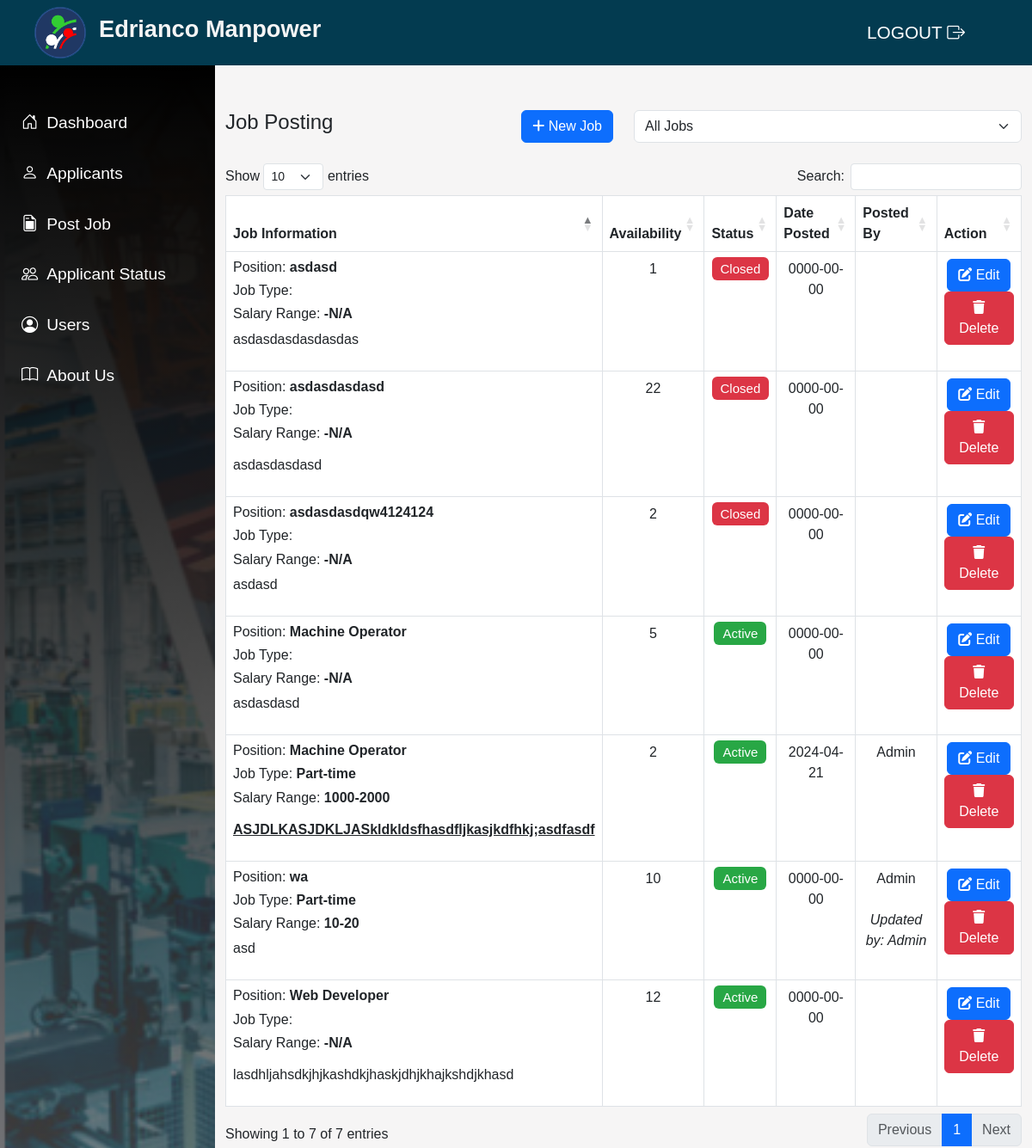
The app's page /admin/job.php (signed in) with its own data.
### tables this page shows
CREATE TABLE `tbl_job` (
  `id` int(11) NOT NULL,
  `position` text NOT NULL,
  `availability` text NOT NULL,
  `salary` text NOT NULL,
  `job_type` text NOT NULL,
  `description` text NOT NULL,
  `status` text NOT NULL,
  `date_created` date DEFAULT current_timestamp(),
  `account_id` text NOT NULL,
  `account_edited` text NOT NULL,
  `date_updated` text NOT NULL
);

CREATE TABLE `tbl_account` (
  `id` int(11) NOT NULL,
  `name` text NOT NULL,
  `email` text NOT NULL,
  `password` text NOT NULL
);

### admin/job.php (the view, shortened to what this page needs)
<?php
include 'config.php';
try {
    $sql = "SELECT *, ta2.name as name1, ta.name as name FROM tbl_job tj
    LEFT JOIN tbl_account ta ON ta.id = tj.account_id
    LEFT JOIN tbl_account ta2 ON ta2.id = tj.account_edited";
    $stmt = $pdo->query($sql);
    $jobs = $stmt->fetchAll(PDO::FETCH_ASSOC);
} catch (PDOException $e) {
    echo "Error: " . $e->getMessage();
}
?>
<!DOCTYPE html>
<html lang="en">
<head>
    <link rel="stylesheet" href="https://cdnjs.cloudflare.com/ajax/libs/font-awesome/6.0.0-beta3/css/all.min.css">
    <link rel="stylesheet" href="https://cdn.jsdelivr.net/npm/bootstrap@5.3.0-alpha1/dist/css/bootstrap.min.css">
    <link rel="stylesheet" href="https://cdn.datatables.net/1.11.5/css/dataTables.bootstrap5.min.css">
    <link rel="stylesheet" href="https://cdn.jsdelivr.net/npm/bootstrap-icons@1.11.3/font/bootstrap-icons.min.css">
    <link href="https://cdn.jsdelivr.net/npm/summernote/dist/summernote-bs4.min.css" rel="stylesheet">
    <link rel="stylesheet" href="Istyle.css">
</head>
<body>
    <header>
        <nav class="navbar">
            <a href="#" class="logo">
                <img src="images/po.png" alt="logo">
                <h2>Edrianco Manpower</h2>
            </a>
            <a class="logoutbtn" href="logout.php" type="button" style="text-decoration: none;" name="logout"> LOGOUT <i class="bi bi-box-arrow-right"></i></a>
        </nav>
    </header>
    <div class="sidebar">
        <a href="index.php"><i class="bi bi-house-door"></i> Dashboard</a>
        <a href="applicant.php"><i class="bi bi-person"></i> Applicants</a>
        <a href="job.php"><i class="bi bi-file-earmark-post"></i> Post Job</a>
        <a href="applicant_status.php"><i class="bi bi-people"></i> Applicant Status</a>
        <a href="user.php"><i class="bi bi-person-circle"></i> Users</a>
        <a href="about.php"><i class="bi bi-book"></i> About Us</a>
    </div>
    <div class="content">
        <div class="container-fluid mt-5">
            <div class="row" style="margin-top:120px;">
                <div class="col">
                </div>
            </div>
            <div class="row">
                <div class="col">
                    <h4>Job Posting
                        <button class="btn btn-primary float-right" style="float:right;" data-bs-toggle="modal" data-bs-target="#newJobModal"><i class="fas fa-plus"></i> New Job</button>
                    </h4>
                </div>
                <div class="col">
                    <select id="filterDropdown" class="form-select float-end" aria-label="Filter Jobs">
                        <option value="all" selected>All Jobs</option>
                    </select>
                </div>
            </div>
            <br>
            <div class="card-body">
                <table id="table" class="table table-bordered">
                    <thead style="text-align:center;">
                        <tr>
                            <th>Job Information</th>
                            <th>Availability</th>
                            <th>Status</th>
                            <th>Date Posted</th>
                            <th>Posted By</th>
                            <th>Action</th>
                        </tr>
                    </thead>
                    <tbody>
                    <?php foreach ($jobs as $job):
                        $jobSalary = $job['salary'];
                        $salaryParts = explode('-', $jobSalary);
                       $salaryFrom = trim($salaryParts[0]);
                        $salaryTo = isset($salaryParts[1]) ? trim($salaryParts[1]) : 'N/A';
                    ?>
                        <tr>
                            <td>
                                <h6 class="fw-normal">Position: <span class="fw-bold"><?= $job['position'] ?></span></h6>
                                <h6 class="fw-normal">Job Type: <span class="fw-bold"><?= $job['job_type'] ?></span></h6>
                                <h6 class="fw-normal">Salary Range: <span class="fw-bold"><?= $salaryFrom .'-'. $salaryTo ?></span></h6>
                                <p><?= $job['description'] ?></p>
                            </td>
                            <td style="text-align:center;"><?= $job['availability'] ?></td>
                            <td style="text-align:center;"><span class="status <?= ($job['status'] == 'Closed') ? 'status-closed' : (($job['status'] == 'Active') ? 'status-active' : '') ?>"><?= $job['status'] ?></span></td>
                            <td style="text-align:center;"><?= $job['date_created'] ?></td>
                            <td style="text-align:center;"><?= $job['name'] ?>
                            <?php
                            if($job['account_edited']!=""){
                                echo '<p><br><i>Updated by: '.$job['name1'].'</i></p>';
                            }
                            ?>
                            </td>
                            <td style="text-align:center;">
                                <button class="btn btn-primary editJob" data-job_type="<?= $job['job_type'] ?>" data-salaryto="<?= $salaryTo; ?>" data-salaryfrom="<?= $salaryFrom; ?>" data-id="<?= $job['id'] ?>" data-position="<?= $job['position'] ?>" data-description="<?= $job['description'] ?>" data-status="<?= $job['status'] ?>" data-availability="<?= $job['availability'] ?>"><i class="fas fa-edit"></i> Edit</button>
                                <button class="btn btn-danger deleteJob" data-id="<?= $job['id'] ?>"><i class="fas fa-trash"></i> Delete</button>
                            </td>
                        </tr>
                    <?php endforeach; ?>
                    </tbody>
                </table>
            </div>
        </div>
    </div>
</body>
</html>

### admin/Istyle.css (style rules this page uses)
* { padding: 0; margin: o; box-sizing: border-box; font-family: Arial, sans-serif; }
body { width: 100%; height: 100%; background: #f6f5f5; }
header { position: fixed; width: 100%; left: 0; top: 0; }
.navbar { display: flex; align-items: center; margin: 0 auto; background: #033b50; justify-content: space-between; }
.navbar .logo { display: flex; gap: 15px; margin-left: 40px; text-decoration: none; align-items: center; }
.navbar .logo img { width: 60px; }
.navbar .logo h2 { font-size: 1.7rem; color: #f6f5f5; font-weight: 700; }
.navbar .logoutbtn { border: none; outline: none; color: #fff; font-size: 1.3rem; font-weight: 400; padding: 10px 18px; border-radius: 5px; cursor: pointer; background: none; margin-right: 60px; }
.sidebar { padding-top: 3rem; display: flex; justify-content: start; align-items: center; flex-direction: column; gap: 20px; height: 100%; width: 250px; position: fixed; background-image: linear-gradient(to top, rgba(0, 0, 0, 0.466), black), url("images/sidebg1.png"); background-repeat: no-repeat; background-size: cover; left: 0; top: 76px; z-index: 1; overflow-x: hidden; }
.sidebar a { width: 100%; display: flex; justify-content: start; padding-left: 25px; padding-top: 5px; padding-bottom: 5px; gap: 10px; color: #fff; font-size: 1.2rem; font-weight: 500; text-decoration: none; transition: 0.4s ease; font-family: Arial, sans-serif; }

### admin/job.php (style rules this page uses)
@media (min-width: 768px) { .sidebar { flex: 0 0 250px; } }
@media (min-width: 768px) { .content { margin-left: 250px; } }
table, .card { font-family: "Times New Roman"; }
.status { font-size: 15px; border-radius: 6px; padding: 5px 10px; }
.status-closed { background-color: #dc3545 !important; color: white !important; }
.status-active { background-color: #28a745 !important; color: white !important; }

### records on screen
tbl_job: position "Web Developer", salaryTo "N/A", description "lasdhljahsdkjhjkashdkjhaskjdhjkhajkshdjkhasd", availability "12", status "Active", date_created "0000-00-00"
tbl_job: position "Machine Operator", job_type "Part-time", salary "1000", salary "2000", description "ASJDLKASJDKLJASkldkldsfhasdfljkasjkdfhkj;asdfasdf", availability "2", status "Active", date_created "2024-04-21", account.name "Admin"
tbl_job: position "asdasd", salaryTo "N/A", description "asdasdasdasdasdas", availability "1", status "Closed", date_created "0000-00-00"
tbl_job: position "asdasdasdasd", salaryTo "N/A", description "asdasdasdasd", availability "22", status "Closed", date_created "0000-00-00"
tbl_job: position "asdasdasdqw4124124", salaryTo "N/A", description "asdasd", availability "2", status "Closed", date_created "0000-00-00"
tbl_job: position "Machine Operator", salaryTo "N/A", description "asdasdasd", availability "5", status "Active", date_created "0000-00-00"
tbl_job: position "wa", job_type "Part-time", salary "10", salary "20", description "asd", availability "10", status "Active", date_created "0000-00-00", account.name "Admin"
